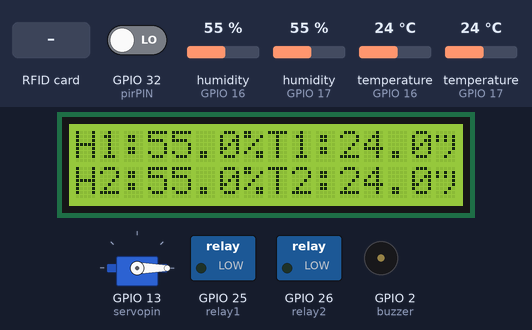
The program below on a simulated ESP32. Parts: 16×2 character LCD, servo, switched loads named in the program (green lamp = pin HIGH), buzzer (waves = sounding). Inputs (shaded band) come from the test bench; at power-on: GPIO 32 (pirPIN) LOW, humidity (sensors on GPIO 16, GPIO 17) 55 %, temperature (sensors on GPIO 16, GPIO 17) 24 °C. What the program prints to the serial monitor is not drawn.

Above: at 2.6 s.
2.7 s: RFID card 01 02 03 04 held to the reader
At 4.2 s:
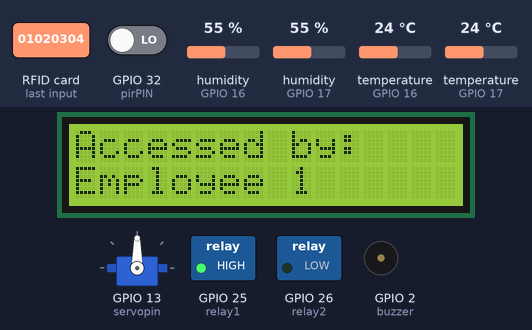
5.1 s: RFID card 5E 7A 19 C4 held to the reader
At 9.86 s:
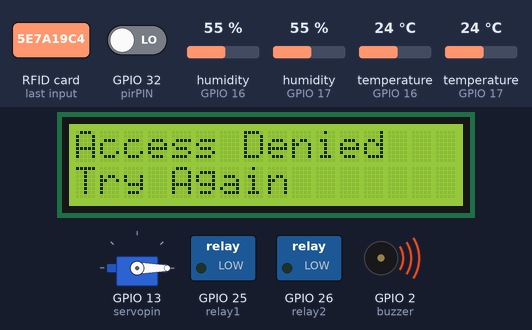
11.5 s: GPIO 32 (pirPIN) driven HIGH
At 13.2 s:
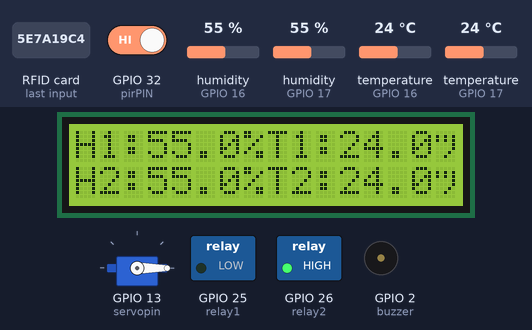
13.5 s: RFID card 11 22 33 44 held to the reader
At 15.6 s:
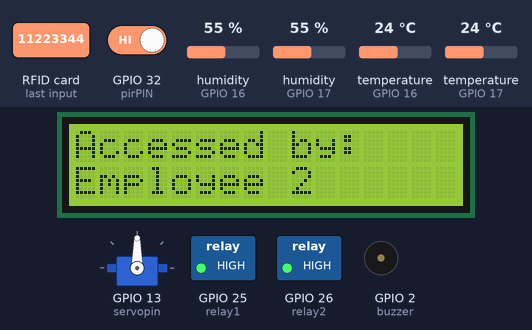
15.9 s: humidity (sensor on GPIO 16) set to 22 %
At 20.9 s:
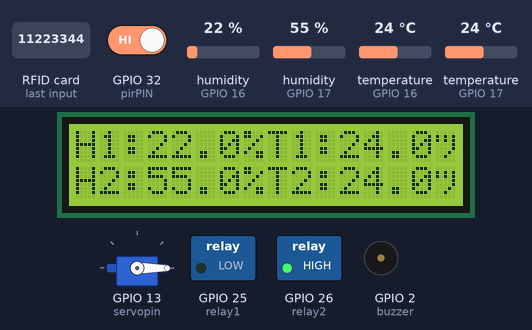
21.9 s: humidity (sensor on GPIO 17) set to 22 %
At 23.3 s:
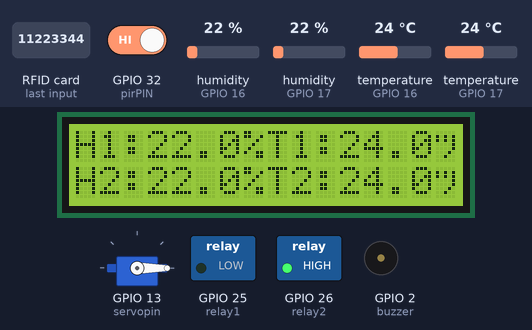
Timing chart, 0 to 24.9 s (numbered marks = the images above; inputs shaded):
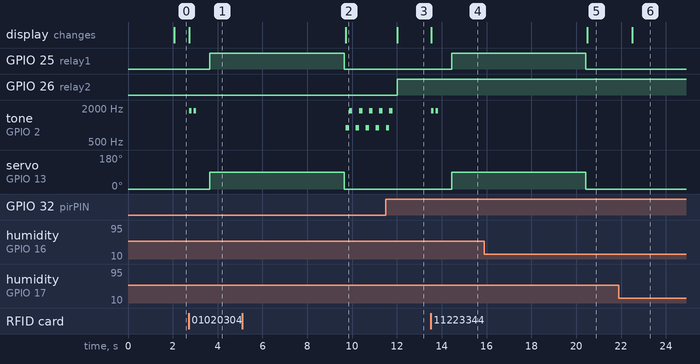

The program:

main.cpp
```cpp
#include<Wire.h>
#include<LiquidCrystal_I2C.h>
#include<SPI.h>
#include<MFRC522.h>
#include<ESP32Servo.h>
#include<DHT.h>


LiquidCrystal_I2C lcd(0x27,16,2);

// RFID pins
#define ssPin 5
#define rstPin 4
#define dhtOne 16
#define dhtTwo 17
#define dhtType DHT22
#define pirPIN 32


MFRC522 rfid(ssPin,rstPin);
DHT dht1(dhtOne,dhtType);
DHT dht2(dhtTwo,dhtType);

// Relay Pins, Buzzer pins, ServoPins
const int relay1=25;
const int relay2=26;
const int buzzer=2;
const int servopin=13;
const int gasPin=34;
const int gasThreshold1=500;
const int gasThreshold2=1200;
Servo servo1;

String cardsAccepted[] = {"01 02 03 04","11 22 33 44","55 66 77 88"};
String employeeName[] = {"Employee 1","Employee 2","Employee 3"};

unsigned long lastSensorRead = 0;
const unsigned long sensorInterval = 2000;


void setup() {
  Serial.begin(115200);
  SPI.begin();
  rfid.PCD_Init();
    // SDA = Serial Data -> 23 SCL = Serial Clock ->22
  //Initialize the lcd
  Wire.begin(21,22);  // LCD Screen 1
  lcd.init();
  lcd.backlight();
  // Relay
  pinMode(relay1, OUTPUT);
  pinMode(relay2,OUTPUT);
  // digitalWrite(relay1,LOW);
  // Buzzer
  pinMode(buzzer,OUTPUT);
  // RFID

  servo1.attach(servopin);
  servo1.write(0);

  dht1.begin();
  dht2.begin();

  pinMode(gasPin, INPUT);
  Serial.println("MFRC522 Ready");

  pinMode(pirPIN, INPUT);
}

// Function to write into lcd Screen with no return value
void writetoLCD(String line1, String line2){
  lcd.clear();
// Write new information
  lcd.setCursor(0,0);
  lcd.print(line1);
  lcd.setCursor(0,1);
  lcd.print(line2);
}

void buzzerAccept(){
  for (int i=0;i<2;i++){
    tone(buzzer, 1800);
    delay(100);
    noTone(buzzer);
    delay(100);
  }
  delay(500);
}

void buzzerAlert (int time){
  for ( int i=0;i<time;i++){
    // plays the buzzer the required times.
    tone(buzzer,900);
    delay(150);
    tone(buzzer,1800);
    delay(150);
    noTone(buzzer);
    delay(150);
  }
}

void relayControl_Access(boolean value){
  if (value == true){
    digitalWrite(relay1, HIGH);
   }
  else{
    digitalWrite(relay1, LOW);
  }
}

void relayControl_light(boolean value){
  if (value){
    digitalWrite(relay2, HIGH);
  }
  else{
    digitalWrite(relay2, LOW);
  }

}


void RFIDAccepted(String accessedby){
  writetoLCD("Accessed by: ",accessedby);
  buzzerAccept();
  relayControl_Access(true);
  servo1.attach(servopin);
  servo1.write(90);
  delay(6000);
  servo1.write(0);
  relayControl_Access(false);

}

void RFIDDenied(){
  writetoLCD("Access Denied","Try Again");
  buzzerAlert(5);
  relayControl_Access(false);
  servo1.write(0);


}

void readDHT(float dhtData[]){

  float humidOne = dht1.readHumidity();
  float humidTwo = dht2.readHumidity();

  float tempOne = dht1.readTemperature();
  float tempTwo = dht2.readTemperature();

  float ftempOne = dht1.readTemperature(true);
  float ftempTwo = dht2.readTemperature(true);

  dhtData[0] = humidOne;
  dhtData[1] = humidTwo;
  dhtData[2] = tempOne;
  dhtData[3] = tempTwo;
  dhtData[4] = ftempOne;
  dhtData[5] = ftempTwo;

  if (isnan(humidOne) || isnan(humidTwo) || isnan(tempOne) || isnan(tempTwo) || isnan(ftempOne) || isnan(ftempTwo)) {
    Serial.println("DHT read failed");
    return;
}
  // dhtData[] = {humidOne,humidTwo,tempOne,tempTwo,ftempOne,ftempTwo};

}

void gasMonitor(int reading){

  if(reading > gasThreshold2){
    writetoLCD("Gas Reading:"+ String(reading),"Highly toxic");
    delay(500);
  }
  else if (reading > gasThreshold1){
    writetoLCD("Gas Reading:"+String(reading),"Toxis gas");
    delay(500);
  }
  else{
    return;
  }
}

void loop() {
  Serial.println("New Porcess");

  float reading[6];
  if (millis() - lastSensorRead >= sensorInterval ){

    lastSensorRead = millis();
    readDHT(reading);
    String output1 = "H1:" + String(reading[0],1) + "%" +"T1:"+String(reading[2],1)+"°C" ;
    String output2 = "H2:" + String(reading[1],1) + "%"+"T2:"+String(reading[3],1)+"°C";
    writetoLCD(output1, output2);
  }

  // int gasReading = digitalRead(gasPin);
  // Serial.println("Gas Value: "+ String(gasReading));
  //  if (gasReading > gasThreshold1){
  //     // gasMonitor(gasReading);
  //     writetoLCD("Gas reading",String(gasReading));
  // }

  int pirRead = digitalRead(pirPIN);
  if (pirRead == HIGH){
    Serial.println("Motion Yes");
    relayControl_light(true);
  }
  else{
    relayControl_light(false);
  }
  if (!rfid.PICC_IsNewCardPresent()) {
    return;
  }

  if (!rfid.PICC_ReadCardSerial()) {
    return;
  }

  String content = "";
  for (byte i = 0; i < rfid.uid.size; i++) {
    content.concat(String(rfid.uid.uidByte[i] < 0x10 ? " 0" : " "));
    content.concat(String(rfid.uid.uidByte[i], HEX));
  }
  content.toUpperCase();
  String readUID = content.substring(1);

  Serial.print("UID: ");
  Serial.println(readUID);

  boolean allowed = false;
  const int NumCards = sizeof(cardsAccepted) / sizeof(cardsAccepted[0]);

  for (int i=0;i<NumCards;i++){

    if (readUID == cardsAccepted[i]){
      RFIDAccepted(employeeName[i]);
      allowed = true;
      break;
    }
  }

  if (!allowed){
    RFIDDenied();
  }

  Serial.println("End of line");
  rfid.PICC_HaltA();

}
```

Measured:
- after the input at 2.7 s, GPIO 25 (relay1): LOW → HIGH after 0.94 s; tone on GPIO 2 (buzzer): alternates 1800 Hz for 0.10 s and silent for 0.10 s, 4 changes in all, then stays silent, starting at once; servo on GPIO 13 (servopin): 0° → 90° after 0.94 s; the display: changes at once (image 1)
- after the input at 5.1 s, tone on GPIO 2 (buzzer): silent → 900 Hz after 4.6 s, then repeats every 0.45 s: 1800 Hz 0.15 s, silent 0.15 s, 900 Hz 0.15 s; the display: changes after 4.6 s (image 2)
- after the input at 11.5 s, GPIO 26 (relay2): LOW → HIGH after 0.51 s
- after the input at 13.5 s, GPIO 25 (relay1): LOW → HIGH after 0.94 s; tone on GPIO 2 (buzzer): alternates 1800 Hz for 0.10 s and silent for 0.10 s, 4 changes in all, then stays silent, starting at once; servo on GPIO 13 (servopin): 0° → 90° after 0.94 s; the display: changes at once (image 4)
- after the input at 15.9 s, the display: changes after 4.6 s (image 5)
- after the input at 21.9 s, the display: changes after 0.61 s (image 6)
